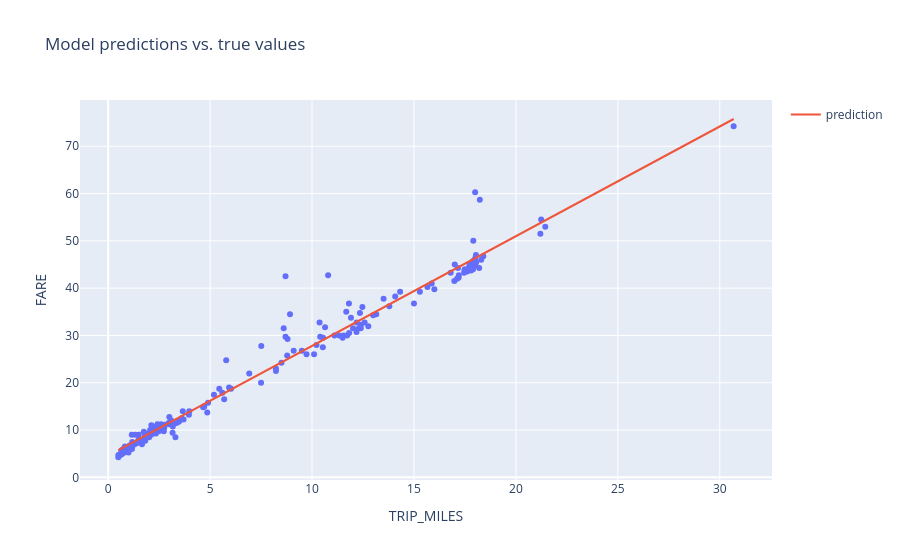

Here is the notebook cell this chart was saved with:
### Markdown cell above
### Experimento 1 — Overfitting con una feature (TRIP_MILES)

### Code cell
#@title OVERFITTING - Experimento 1 (una feature: TRIP_MILES)

# ============================================================
# OVERFITTING: Hiperparámetros que fomentan la memorización
# - learning_rate alto (0.01): actualizaciones agresivas
# - epochs altas (80): muchas pasadas sobre pocos datos
# - batch_size pequeño (5): gradientes ruidosos, memorización
# - Subconjunto pequeño de datos (500 muestras)
# ============================================================

settings_overfit_1 = ml_edu.experiment.ExperimentSettings(
    learning_rate = 0.01,     # 10x mayor que el original (0.001)
    number_epochs = 80,       # 4x mayor que el original (20)
    batch_size = 5,           # 10x menor que el original (50)
    input_features = ['TRIP_MILES']
)

metrics_overfit_1 = [keras.metrics.RootMeanSquaredError(name='rmse')]
model_overfit_1 = create_model(settings_overfit_1, metrics_overfit_1)

experiment_overfit_1 = train_model(
    'overfit_one_feature',
    model_overfit_1,
    overfit_df,             # <-- Subconjunto pequeño
    'FARE',
    settings_overfit_1
)

print('\n--- OVERFITTING - Experimento 1 (TRIP_MILES) ---')
print(f'RMSE en datos de entrenamiento: {experiment_overfit_1.metrics_history["rmse"].iloc[-1]:.4f}')
print('Nota: RMSE bajo en entrenamiento, pero el modelo ha memorizado estos 500 ejemplos.\n')

ml_edu.results.plot_experiment_metrics(experiment_overfit_1, ['rmse'])

# Visualizar predicciones en datos de ENTRENAMIENTO (overfit_df)
ml_edu.results.plot_model_predictions(experiment_overfit_1, overfit_df, 'FARE')

### Figure 1 — Plotly figure (JSON) as saved in the notebook; plotly's stock layout.template omitted (floating-point values rounded to 4 significant figures; data arrays with more than 128 entries replaced by an {"elided": "..."} marker saying what was removed)
{"data": [{"hovertemplate": "TRIP_MILES=%{x}<br>FARE=%{y}<extra></extra>", "legendgroup": "", "marker": {"color": "#636efa", "symbol": "circle"}, "mode": "markers", "name": "", "orientation": "v", "showlegend": false, "type": "scatter", "x": {"elided": "200 float values"}, "xaxis": "x", "y": {"elided": "200 float values"}, "yaxis": "y"}, {"mode": "lines", "name": "prediction", "type": "scatter", "x": {"elided": "200 float values"}, "y": {"elided": "200 float values"}}], "layout": {"legend": {"tracegroupgap": 0}, "title": {"text": "Model predictions vs. true values"}, "xaxis": {"anchor": "y", "domain": [0, 1], "title": {"text": "TRIP_MILES"}}, "yaxis": {"anchor": "x", "domain": [0, 1], "title": {"text": "FARE"}}}}
